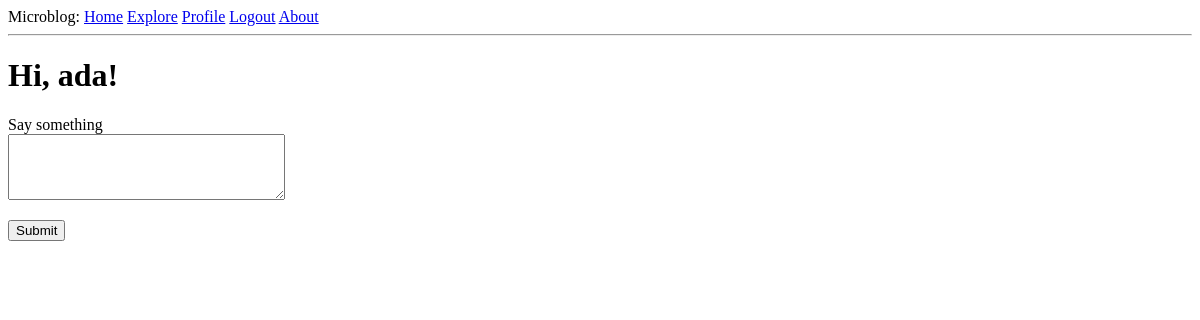
The page /index (signed in) on the database as committed earlier.
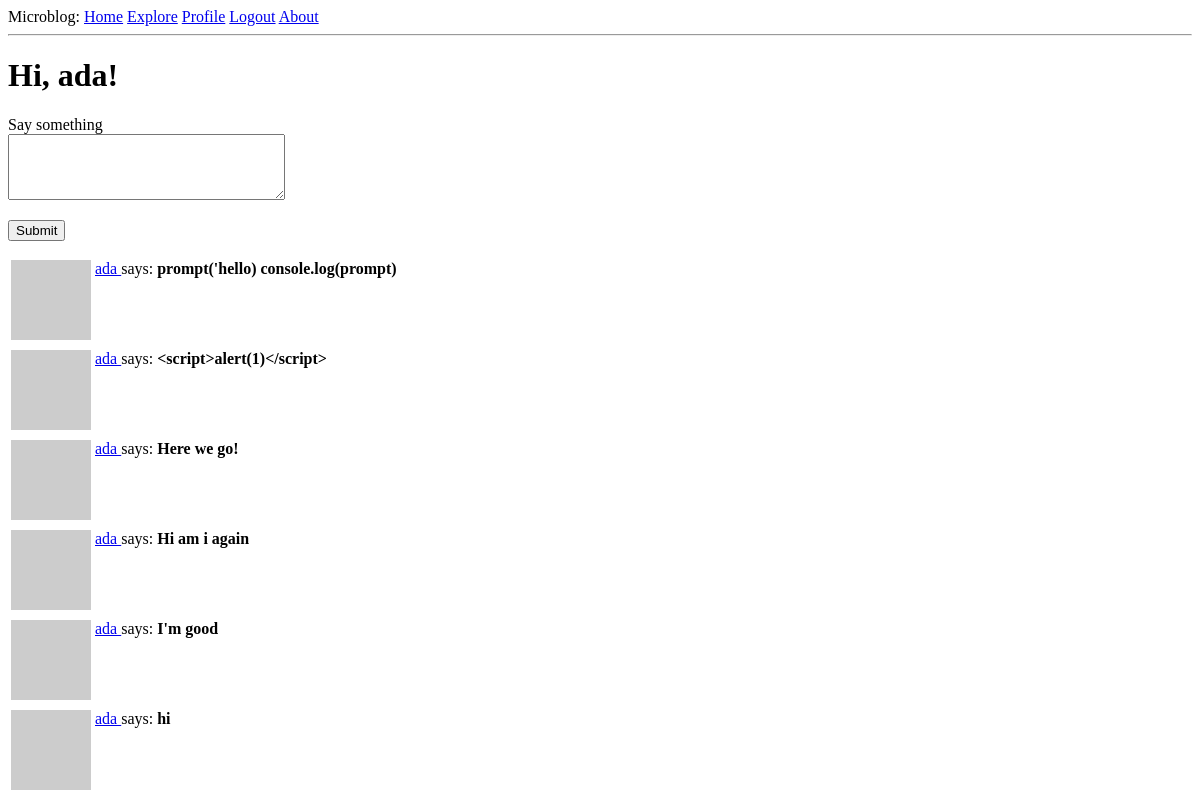
The same page on the database as committed later.
### app/models.py (models this page shows, shortened)
class User(UserMixin, db.Model):
    id: so.Mapped[int] = so.mapped_column(primary_key=True)
    username: so.Mapped[str] = so.mapped_column(sa.String(64), index=True, unique=True)
    email: so.Mapped[str] = so.mapped_column(sa.String(120), index=True, unique=True)
    password_hash: so.Mapped[Optional[str]] = so.mapped_column(sa.String(256))
    posts: so.WriteOnlyMapped['Post'] = so.relationship(back_populates='author')
    about_me: so.Mapped[Optional[str]] = so.mapped_column(sa.String(140))
    last_seen: so.Mapped[Optional[datetime]] = so.mapped_column(default=lambda:datetime.now(timezone.utc))
    following: so.WriteOnlyMapped['User'] = so.relationship(
        secondary=followers, primaryjoin=(followers.c.follower_id == id),
        secondaryjoin=(followers.c.followed_id == id),
        back_populates='followers')
    followers: so.WriteOnlyMapped['User'] = so.relationship(
        secondary=followers, primaryjoin=(followers.c.followed_id == id),
        secondaryjoin=(followers.c.follower_id == id),
        back_populates='following')
    def following_posts(self):
        Author = so.aliased(User)
        Follower = so.aliased(User)
        return (
            sa.select(Post)
            .join(Post.author.of_type(Author))
            .join(Author.followers.of_type(Follower),isouter=True)
            .where(sa.or_(
                Follower.id == self.id,
                Author.id == self.id,
            ))
            .group_by(Post)
            .order_by(Post.timestamp.desc())
        )
    def avatar(self, size):
        digest = md5(self.email.lower().encode('utf-8')).hexdigest()
        return f"https://www.gravatar.com/avatar/{digest}?d=identicon&s={size}"
    @login.user_loader
    def load_user(id):
        return db.session.get(User, int(id))

class Post(db.Model):
    id: so.Mapped[int] = so.mapped_column(primary_key=True)
    body: so.Mapped[str] = so.mapped_column(sa.String(140))
    timestamp: so.Mapped[datetime] = so.mapped_column(index=True, default=lambda: datetime.now(timezone.utc))
    user_id: so.Mapped[int] = so.mapped_column(sa.ForeignKey(User.id), index=True)
    author: so.Mapped[User] = so.relationship(back_populates='posts')

### app/routes.py (the view)
@app.route('/', methods=['GET', 'POST'])
@app.route('/index', methods=['GET', 'POST'])
@login_required  #protects login view function against anonymous users
def index():
    form = PostForm()
    if form.validate_on_submit():
        post = Post(body=form.post.data, author=current_user)
        db.session.add(post)
        db.session.commit()
        flash("Your post is now live!")
        return redirect(url_for("index"))
    page = request.args.get('page', 1, type=int)
    posts = db.paginate(current_user.following_posts(), page=page, per_page=app.config['POSTS_PER_PAGE'], error_out=False)
    next_url = url_for("index", page=posts.next_num) \
        if posts.has_next else None
    prev_url = url_for("index", page=posts.prev_num) \
        if posts.has_prev else None
    return render_template("index.html", title='Home Page', form=form, posts=posts.items, next_url=next_url, prev_url=prev_url)

### app/forms.py
class PostForm(FlaskForm):
    post = TextAreaField("Say something", validators=[DataRequired(), Length(min=1, max=150)])
    submit = SubmitField("Submit")

### app/routes.py (called while the page is built)
@app.before_request
def before_request():
    if current_user.is_authenticated:
        current_user.last_seen = datetime.now(timezone.utc)
        db.session.commit()

### app/templates/index.html (shortened to what this page needs)
<!DOCTYPE html>
<html lang="en">
<head>
{% extends "base.html" %}
{% block content %}
<h1>Hi, {{ current_user.username }}!</h1>
{% if form %}
<form action="" method="post">
    <p>
        {{ form.post.label }}<br>
        {{ form.post(cols=32, rows=4) }}<br>
    </p>
    <p>{{ form.submit }}</p>
</form>
{% endif %}
    {% for post in posts %}
    {% include '_post.html' %}
    {% endfor %}
{% endblock %}

### app/templates/base.html (shortened to what this page needs)
<!doctype html>
<html lang="en">
  <head>
  </head>
  <body>
    <div>
      Microblog:
      <a href="{{ url_for('index') }}">Home</a>
      <a href="{{ url_for('explore') }}">Explore</a>
      {% if current_user.is_anonymous %}
      <a href="{{ url_for('login') }}">Login</a>
      {% else %}
      <a href="{{ url_for('user', username=current_user.username) }}">Profile</a>
      <a href="{{url_for('logout')}}">Logout</a>
      {% endif %}
      <a href="{{ url_for('about') }}">About</a>
    </div>
    <hr>
{% block content %}{% endblock %}
  </body>
</html>

### app/templates/_post.html (shortened to what this page needs)
<!DOCTYPE html>
<html lang="en">
<head>
</head>
<body>
    <table>
        <tr valign="top">
            <td><img src="{{ post.author.avatar(36) }}" alt=""></td>
            <td>
                <a href="{{ url_for('user', username=post.author.username) }}">
                    {{ post.author.username }}
                </a>
                says:
                <b>{{ post.body }}</b>
            </td>
        </tr>
    </table>
</body>
</html>

Rows that differ between the two databases and show on the page:
added Post: author.username "ada", body "prompt('hello) console.log(prompt)"
added Post: author.username "ada", body "<script>alert(1)</script>"
added Post: author.username "ada", body "Here we go!"
added Post: author.username "ada", body "Hi am i again"
added Post: author.username "ada", body "I'm good"
added Post: author.username "ada", body "hi"
